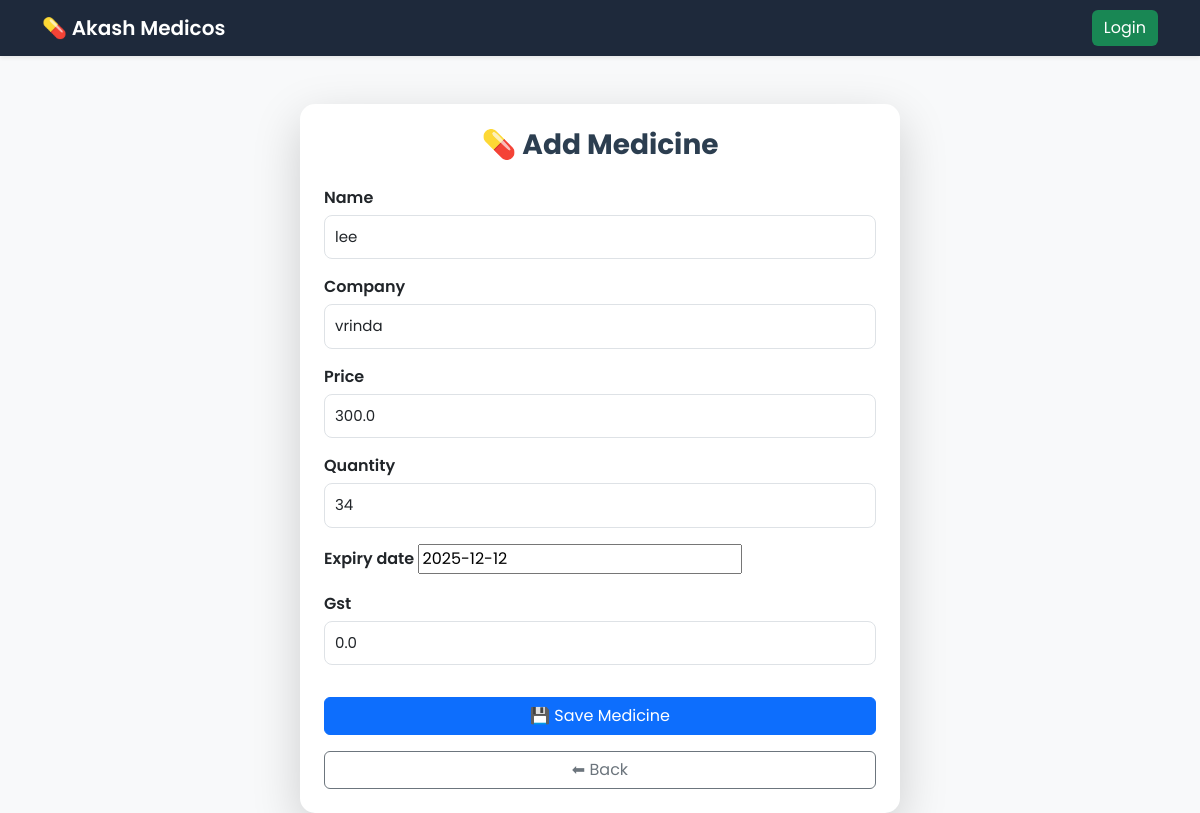
The app's page /medicines/edit/2/ with its own data.
### medicines/models.py (models this page shows, shortened)
class Medicine(models.Model):
    name = models.CharField(max_length=100)
    company = models.ForeignKey(Company, on_delete=models.CASCADE)
    price = models.FloatField()
    quantity = models.IntegerField()
    expiry_date = models.DateField()
    gst = models.FloatField(default=0)

### medicines/views.py (the view)
# urls.py: path('medicines/edit/<int:pk>/', views.medicine_update, name='medicine_update'),
def medicine_update(request, pk):
    medicine = get_object_or_404(Medicine, pk=pk)
    form = MedicineForm(request.POST or None, instance=medicine)
    if form.is_valid():
        form.save()
        return redirect('medicine_list')
    return render(request, 'medicines/medicine_form.html', {'form': form})

### medicines/views.py
class MedicineForm(forms.ModelForm):
    class Meta:
        model = Medicine
        fields = '__all__'
        widgets = {
            'name': forms.TextInput(attrs={'class': 'form-control'}),
            'company': forms.Select(attrs={'class': 'form-control'}),
            'price': forms.NumberInput(attrs={'class': 'form-control'}),
            'quantity': forms.NumberInput(attrs={'class': 'form-control'}),
            'gst': forms.NumberInput(attrs={'class': 'form-control'}),
        }

### medicines/models.py (called while the page is built)
    def __str__(self):
        return self.name

### templates/medicines/medicine_form.html (shortened to what this page needs)
{% extends 'base.html' %}
{% block content %}
<div class="container mt-5 d-flex justify-content-center">
<div class="card shadow-lg p-4" style="width: 600px; border-radius:15px;">
<h3 class="text-center mb-4 fw-bold">💊 Add Medicine</h3>
<form method="post">
    {% for field in form %}
    <div class="mb-3">
        <label class="form-label fw-semibold">{{ field.label }}</label>
        {{ field }}
    </div>
    {% endfor %}
    <button type="submit" class="btn btn-primary w-100 mt-3">
        💾 Save Medicine
    </button>
</form>
<a href="{% url 'medicine_list' %}" class="btn btn-outline-secondary mt-3 w-100">
⬅ Back
</a>
</div>
</div>
{% endblock %}

### templates/base.html (style rules this page uses)
body { background: #f8f9fa; font-family: 'Poppins', sans-serif; }
.card { border-radius: 12px; border: none; }
h3 { color: #2c3e50; }
.card { box-shadow: 0 10px 25px rgba(0,0,0,0.1); }
.form-control { padding: 10px; font-size: 15px; border-radius: 8px; }
.form-label { margin-bottom: 5px; }

### records on screen
Medicine: form "lee" "vrinda" "300.0" "34" "2025-12-12" "0.0"

### other values on screen
{{ field.label }} "Name" "Company" "Price" "Quantity" "Expiry date" "Gst"
